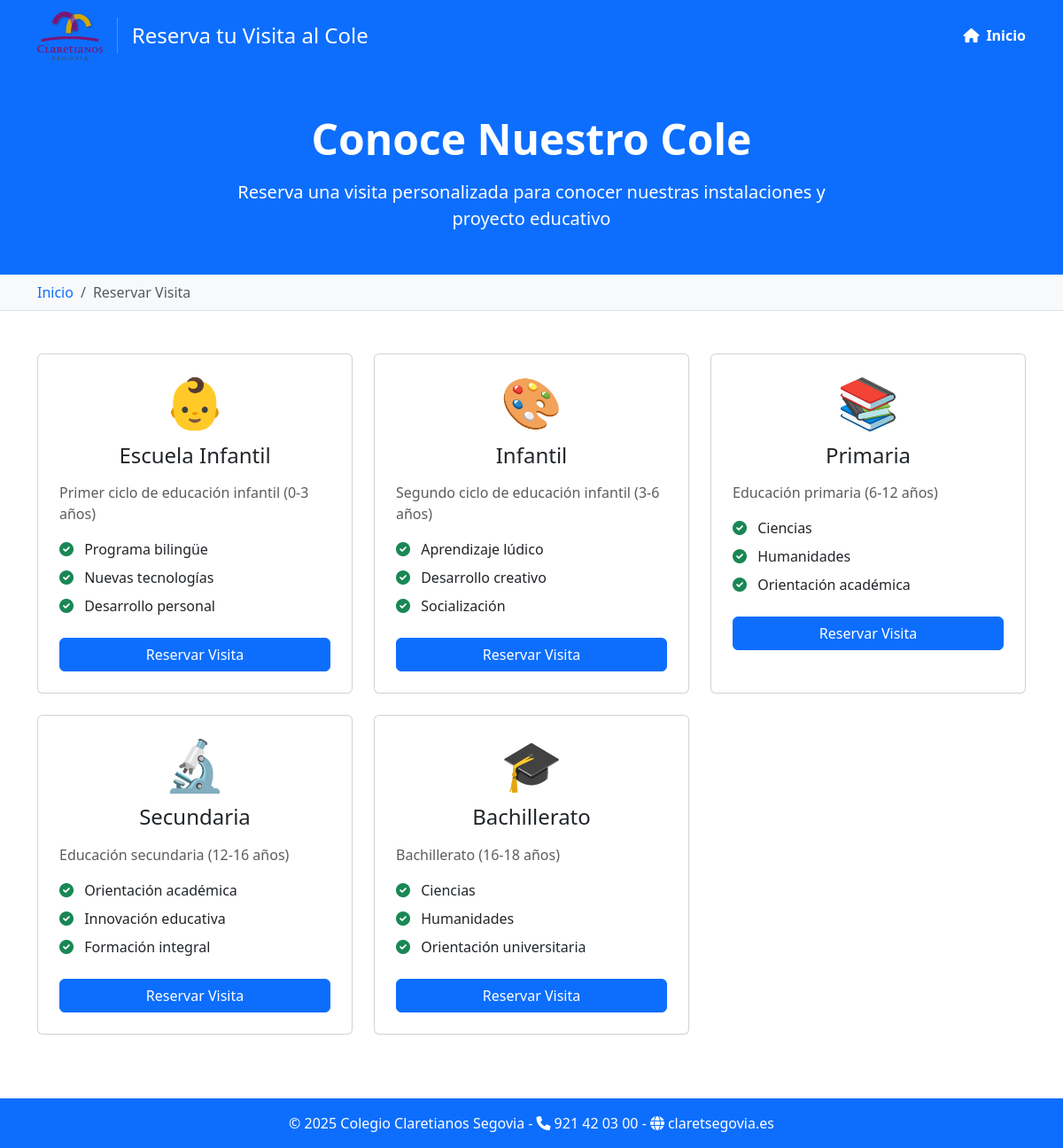
The page / on the database its author committed.
### visits/models.py (models this page shows, shortened)
class SchoolStage(models.Model):
    name = models.CharField(max_length=100)
    description = models.TextField()

### visits/views.py (the view)
# urls.py: path('', views.PublicBookingView.as_view(), name='public_booking'),
class PublicBookingView(TemplateView):
    template_name = 'visits/public_booking.html'
    def get_context_data(self, **kwargs):
        context = super().get_context_data(**kwargs)
        stages = []
        for stage in SchoolStage.objects.all().prefetch_related('staffprofile_set'):
            stage_data = {
                'id': stage.id,
                'name': stage.name,
                'description': stage.description,
                'staff': [{'id': s.id, 'name': s.user.get_full_name()} for s in stage.staffprofile_set.all()]
            }
            metadata = {
                'Escuela Infantil': {
                    'icon': '👶',
                    'features': ['Programa bilingüe', 'Nuevas tecnologías', 'Desarrollo personal']
                },
                'Infantil': {
                    'icon': '🎨',
                    'features': ['Aprendizaje lúdico', 'Desarrollo creativo', 'Socialización']
                },
                'Primaria': {
                    'icon': '📚',
                    'features': ['Ciencias', 'Humanidades', 'Orientación académica']
                },
                'Secundaria': {
                    'icon': '🔬',
                    'features': ['Orientación académica', 'Innovación educativa', 'Formación integral']
                },
                'Bachillerato': {
                    'icon': '🎓',
                    'features': ['Ciencias', 'Humanidades', 'Orientación universitaria']
                }
            }
            if stage.name in metadata:
                stage_data.update(metadata[stage.name])
            stages.append(stage_data)
        logger.debug("PublicBookingView: Datos de etapas preparados para la vista")
        context['stages'] = stages
        context['stages_json'] = json.dumps(stages)
        return context

### visits/templates/visits/public_booking.html (shortened to what this page needs)
{% extends "base.html" %}
{% load static %}
{% block content %}
<section class="bg-primary text-white py-5">
    <div class="container">
        <div class="row justify-content-center">
            <div class="col-lg-8 text-center">
                <h2 class="display-5 fw-bold mb-3">Conoce Nuestro Cole</h2>
                <p class="lead mb-0">Reserva una visita personalizada para conocer nuestras instalaciones y proyecto educativo</p>
            </div>
        </div>
    </div>
</section>
<nav class="bg-light border-bottom py-2">
    <div class="container">
        <ol class="breadcrumb mb-0">
            <li class="breadcrumb-item"><a href="/" class="text-decoration-none">Inicio</a></li>
            <li class="breadcrumb-item active">Reservar Visita</li>
        </ol>
    </div>
</nav>
<div class="container py-5">
    <div class="row g-4">
        {% for stage in stages %}
        <div class="col-md-6 col-lg-4">
            <div class="card h-100 hover-shadow">
                <div class="card-body p-4">
                    <div class="stage-icon mb-3 text-center">
                        <span class="display-4">{{ stage.icon|safe }}</span>
                    </div>
                    <h3 class="h4 mb-3 text-center">{{ stage.name }}</h3>
                    <p class="text-muted mb-3">{{ stage.description }}</p>
                    {% if stage.features %}
                    <ul class="list-unstyled mb-4">
                        {% for feature in stage.features %}
                        <li class="mb-2">
                            <i class="fas fa-check-circle text-success me-2"></i>
                            {{ feature }}
                        </li>
                        {% endfor %}
                    </ul>
                    {% endif %}
                    <div class="text-center mt-auto">
                        <a href="{% url 'stage_booking' stage.id %}" class="btn btn-primary w-100">
                            Reservar Visita
                        </a>
                    </div>
                </div>
            </div>
        </div>
        {% endfor %}
    </div>
</div>
{% endblock %}

### visits/templates/base.html (shortened to what this page needs)
<!DOCTYPE html>
<html lang="es">
<head>
    {% load static %}
    <link href="https://cdn.jsdelivr.net/npm/bootstrap@5.3.2/dist/css/bootstrap.min.css" rel="stylesheet">
    <link href="https://cdnjs.cloudflare.com/ajax/libs/font-awesome/6.0.0/css/all.min.css" rel="stylesheet">
    <link href="https://cdn.jsdelivr.net/npm/fullcalendar@5.11.3/main.min.css" rel="stylesheet">
</head>
<body class="min-vh-100 d-flex flex-column">
    <header class="bg-primary text-white shadow-sm d-none d-md-block">
        <div class="container">
            <div class="d-flex align-items-center justify-content-between" style="height: 80px;">
                <a href="{% url 'public_booking' %}" class="logo-link d-flex align-items-center text-white text-decoration-none">
                    <img
                        src="{% static 'visits/images/logo.png' %}"
                        alt="Colegio Claretianos Segovia"
                        style="height: 56px; width: auto;"
                    >
                    <h1 class="h4 m-0">Reserva tu Visita al Cole</h1>
                </a>
                <nav class="d-flex align-items-center gap-4">
                    <a class="text-white text-decoration-none {% if request.resolver_match.url_name == 'public_booking' %}fw-bold{% endif %}"
                       href="{% url 'public_booking' %}">
                       <i class="fas fa-home me-2"></i>Inicio
                    </a>
                </nav>
            </div>
        </div>
    </header>
    <main class="flex-grow-1">
        {% block content %}
        {% endblock %}
    </main>
    <footer class="bg-primary text-white py-3 mt-4">
        <div class="container text-center">
            <p class="mb-0">
                © {% now "Y" %} Colegio Claretianos Segovia -
                <a href="tel:+34921420300" class="footer-link">
                    <i class="fas fa-phone me-1"></i>921 42 03 00
                </a> -
                <a href="https://claretsegovia.es" class="footer-link" target="_blank" rel="noopener">
                    <i class="fas fa-globe me-1"></i>claretsegovia.es
                </a>
            </p>
        </div>
    </footer>
</body>
</html>

### visits/templates/visits/public_booking.html (style rules this page uses)
.stage-icon { height: 60px; display: flex; align-items: center; justify-content: center; }
.hover-shadow { transition: all 0.3s ease-in-out; }

### visits/templates/base.html (style rules this page uses)
:root { --primary-color: #0d6efd; --header-height: 80px; }
.hover-shadow { transition: all 0.3s ease-in-out; }
.footer-link { color: white; text-decoration: none; transition: opacity 0.3s ease; }
.logo-link { transition: opacity 0.2s ease; }

### rows shown on the page
SchoolStage: name "Escuela Infantil", description "Primer ciclo de educación infantil (0-3 años)"
SchoolStage: name "Infantil", description "Segundo ciclo de educación infantil (3-6 años)"
SchoolStage: name "Primaria", description "Educación primaria (6-12 años)"
SchoolStage: name "Secundaria", description "Educación secundaria (12-16 años)"
SchoolStage: name "Bachillerato", description "Bachillerato (16-18 años)"

### other values the page prints
{{ stage.icon|safe }} "👶" "🎨" "📚" "🔬" "🎓"
{{ feature }} "Programa bilingüe" "Nuevas tecnologías" "Desarrollo personal" "Aprendizaje lúdico" "Desarrollo creativo" "Socialización" "Ciencias" "Humanidades" "Orientación académica" "Orientación académica" "Innovación educativa" "Formación integral" "Ciencias" "Humanidades" "Orientación universitaria"
